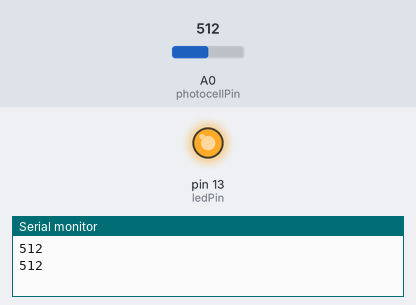
A sketch run on a simulated Arduino Uno, built with avr-gcc and run on an emulated ATmega328P. Shown: output pins drawn as LEDs (lit = HIGH), the last lines printed to the serial monitor. Inputs (shaded band) come from the test bench; at power-on: A0 (photocellPin) = 512.

Above: at 1.8 s.
1.9 s: A0 (photocellPin) set to 410
3.4 s: A0 (photocellPin) set to 392
At 4.8 s:
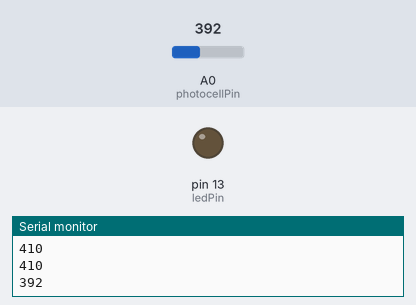
5.5 s: A0 (photocellPin) set to 511
At 6.3 s:
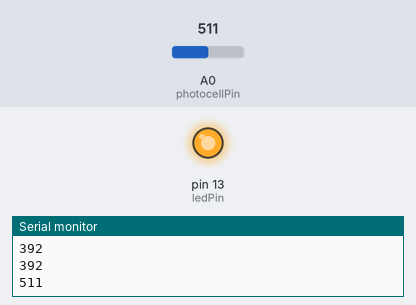
7.5 s: A0 (photocellPin) set to 390
At 9.1 s:
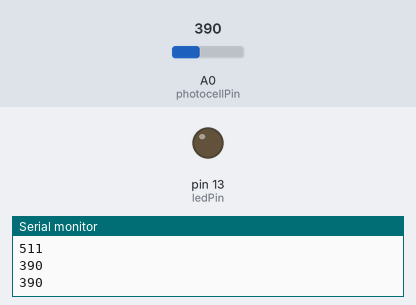
Timing chart, 0 to 10.5 s (numbered marks = the images above; inputs shaded):
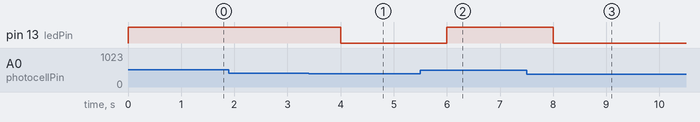

The sketch:

photoresistor_test.ino
```cpp
/**************
name: photoresistor
function: hold the photoresistor with yur fingers and check value at A0 on Serial Monitor
****************/

const int photocellPin = A0;
const int ledPin = 13;

int outputValue = 0;

void setup() {
  pinMode(ledPin,OUTPUT);
  Serial.begin(9600);

}

void loop() {
  outputValue = analogRead(photocellPin);
  Serial.println(outputValue);
  if(outputValue >= 400)
  {
    digitalWrite(ledPin,HIGH); //turn on the led
  }
  else
  {
    digitalWrite(ledPin,LOW);
  }
  delay(1000); //delay 1s
}
```

Measured:
- the behaviour switches between 400 and 399 on A0 (photocellPin) (found by bisection; images 0 and 1)
- after the input at 3.4 s, pin 13 (ledPin): HIGH → LOW after 0.60 s
- after the input at 5.5 s, pin 13 (ledPin): LOW → HIGH after 0.50 s
- after the input at 7.5 s, pin 13 (ledPin): HIGH → LOW after 0.50 s
